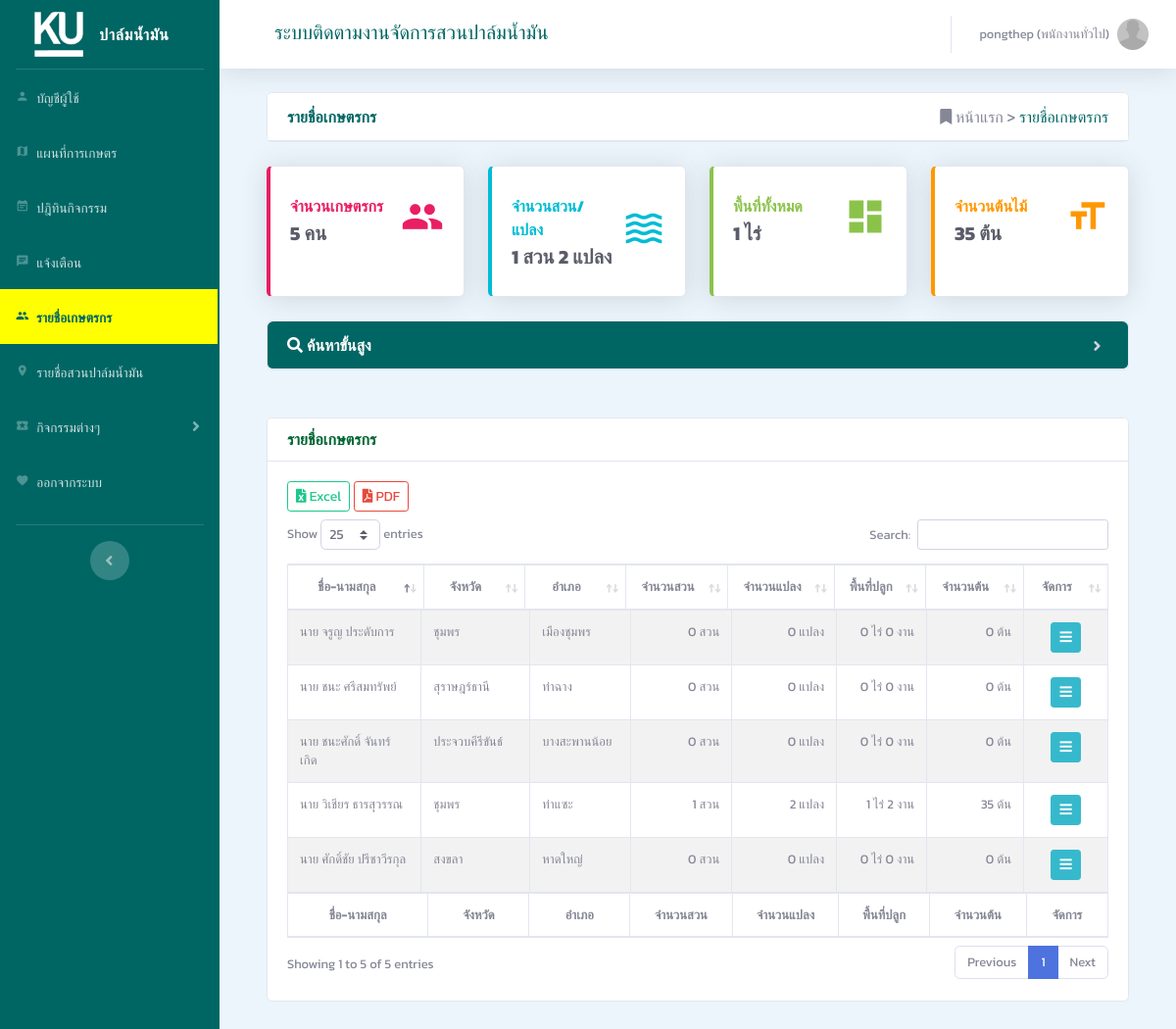
Screenshot of /view/FarmerList/FarmerList.php (signed in) with the database file from the repository.
### view/FarmerList/FarmerList.php (the view, shortened to what the rows shown need)
<?php include_once("../layout/LayoutHeader.php"); ?>
<link rel="stylesheet" href="https://cdnjs.cloudflare.com/ajax/libs/bootstrap-sweetalert/1.0.1/sweetalert.css">
<?php
include_once("../../dbConnect.php");
?>
<div class="container">
    <div class="row mt-4">
            <div class="col-xl-12 col-12">
                <div class="card">
                    <div class="card-body">
                        <div class="table-responsive">
                            <table id= table class="table table-bordered table-striped table-hover table-data" width="100%">
                                <thead>
                                    <tr>
                                        <th>ชื่อ-นามสกุล</th>
                                        <th>จังหวัด</th>
                                        <th>อำเภอ</th>
                                        <th>จำนวนสวน</th>
                                        <th>จำนวนแปลง</th>
                                        <th>พื้นที่ปลูก</th>
                                        <th>จำนวนต้น</th>
                                        <th>จัดการ</th>
                                    </tr>
                                </thead>
                                <tfoot>
                                    <tr>
                                        <th>ชื่อ-นามสกุล</th>
                                        <th>จังหวัด</th>
                                        <th>อำเภอ</th>
                                        <th>จำนวนสวน</th>
                                        <th>จำนวนแปลง</th>
                                        <th>พื้นที่ปลูก</th>
                                        <th>จำนวนต้น</th>
                                        <th>จัดการ</th>
                                    </tr>
                                </tfoot>
                                <?php
                                $sql = "SELECT `UFID`,`FirstName`,`LastName`,`Distrinct`,`Province`,
                                `dim-user`.`FullName`, `dim-user`.`ID` AS dimFID
                                    FROM `db-farmer`
                                    JOIN `dim-user` ON `dim-user`.`dbID`=`db-farmer`.`UFID`
                                    JOIN `db-subdistrinct` ON `db-subdistrinct`.`AD3ID` = `db-farmer`.`AD3ID`
                                    JOIN `db-distrinct` ON `db-distrinct`.`AD2ID` = `db-subdistrinct`.`AD2ID`
                                    JOIN `db-province` ON `db-province`.`AD1ID` = `db-distrinct`.`AD1ID`
                                    WHERE `dim-user`.`Type`='F' ";
                                $sql = $sql." ORDER BY  `dim-user`.`FullName`";
                                $myConDB = connectDB();
                                $result = $myConDB->prepare($sql);
                                $result->execute();
                                $numFermer=0;
                                foreach($result as $tmp => $tmpDATA){
                                    if($tmpDATA['UFID']>0){
                                        $FARMER[$numFermer]['dbID']    =$tmpDATA['UFID'];
                                        $FARMER[$numFermer]['dimID']    = $tmpDATA['dimFID'];
                                        $FARMER[$numFermer]['FullName']    = $tmpDATA['FullName'];
                                        $FARMER[$numFermer]['Province']    = $tmpDATA['Province'];
                                        $FARMER[$numFermer]['Distrinct']    = $tmpDATA['Distrinct'];
                                        $FARMER[$numFermer]['numFarm']    = 0;
                                        $FARMER[$numFermer]['numSubFarm']    = 0;
                                        $FARMER[$numFermer]['numTree']    = 0;
                                        $FARMER[$numFermer]['numArea1']    = 0;
                                        $FARMER[$numFermer]['numArea2']    = 0;
                                        $fermerINDEX[$tmpDATA['dimFID']]   = $numFermer;
                                        $numFermer++;
                                    }
                                }
                                $sql1 = "SELECT `DIMownerID`, `DIMfarmID`, `NumSubFarm`,
                                `NumTree`,`AreaRai`, `AreaNgan`
                                FROM `log-farm`
                                WHERE `DIMSubfID` IS NULL AND `EndT` IS NULL";
                                $myConDB = connectDB();
                                $result1 = $myConDB->prepare($sql1);
                                $result1->execute();
                                foreach($result1 as $tmp => $tmpDATA){
                                    $tmpID = $fermerINDEX[$tmpDATA['DIMownerID']];
                                    if($tmpID>=0){
                                        $FARMER[$tmpID]['numFarm']++;
                                        $FARMER[$tmpID]['numSubFarm']   += $tmpDATA['NumSubFarm'];
                                        $FARMER[$tmpID]['numTree']      += $tmpDATA['NumTree'];
                                        $FARMER[$tmpID]['numArea1']     += $tmpDATA['AreaRai'];
                                        $FARMER[$tmpID]['numArea2']     += $tmpDATA['AreaNgan'];
                                    }
                                }
                                ?>
                                <tbody>
                                <?php
                                for($i=0;$i<$numFermer;$i++) {
                                ?>
                                    <tr>
                                        <td><?php echo $FARMER[$i]['FullName']; ?></td>
                                        <td><?php echo $FARMER[$i]["Province"] ?></td>
                                        <td><?php echo $FARMER[$i]["Distrinct"] ?></td>
                                        <td class = "text-right"><?php echo $FARMER[$i]['numFarm']; ?> สวน</td>
                                        <td class = "text-right"><?php echo $FARMER[$i]['numSubFarm']; ;?> แปลง</td>
                                        <td class = "text-right"><?php echo $FARMER[$i]['numArea1']; ?> ไร่ <?php echo $FARMER[$i]['numArea2']; ?> งาน</td>
                                        <td class = "text-right"><?php echo $FARMER[$i]['numTree']; ?> ต้น</td>
                                        <td style="text-align:center;">
                                            <a href='FarmerListDetail.php?farmerID=<?php echo $FARMER[$i]['dbID'];?>'>
                                            <button type='button' id='btn_info'
                                                class="btn btn-info btn-sm btn_edit tt"
                                                data-toggle="tooltip" title="รายละเอียดข้อมูลเกษตรกร" >
                                                <i class='fas fa-bars'></i>
                                            </button>
                                            </a>
                                        </td>
                                    </tr>
                                <?php
                                }
                                ?>
                                </tbody>
                            </table>
                        </div>
                    </div>
                </div>
            </div>
        </div>
</div>
<?php include_once("../layout/LayoutFooter.php"); ?>

### view/layout/LayoutHeader.php (shortened to what the rows shown need)
<!DOCTYPE html>
<html lang="en" style="overflow-y: hidden;">
<?php
include_once("../../dbConnect.php");
UpdateLogLogin();
IsBlock();
$USER = $_SESSION[md5('user')];
$iconpic = $USER[1]['Icon'];
$userId = $USER[1]['UID'];
if ($iconpic != "default.jpg") {
  $userIdicon = $USER[1]['UID'];
} else {
  $userIdicon = '0';
}
$sql = "SELECT * FROM `db-user` WHERE `UID` = '" . $userId . "'";
$DATA = selectData($sql);
$DATAUSER = $_SESSION[md5('user')];
$sql = "SELECT * FROM `user-type` WHERE UTID = " . $idUT;
$DATATPYEUSER = selectData($sql);
$sql = "SELECT * FROM `user-type` ORDER BY UTID";
$DATATPYE = selectData($sql);
?>
<head>
  <?php include_once("MainCSS.php"); ?>
</head>
<body id="page-top">
  <div id="wrapper">
    <div id="content-wrapper" class="d-flex flex-column">
      <div id="content" style="background-color: #EBF5FB;">
        <nav class="navbar navbar-expand navbar-light bg-white topbar static-top shadow">
          <ul class="navbar-nav ml-auto">
            <li class="nav-item dropdown no-arrow">
              <a class="nav-link dropdown-toggle" href="#" id="userDropdown" role="button" data-toggle="dropdown" aria-haspopup="true" aria-expanded="false">
                <span class="mr-2 d-none d-lg-inline text-gray-600 small"><?php echo $DATAUSER[1]['UserName'] . " (" . $DATATPYEUSER[1]['UTName'] . ")"; ?></span>
                <img class="img-radius img-profile" src="../../icon/user/<?php echo $userIdicon; ?>/<?php echo $iconpic; ?>" />
              </a>
            </li>
          </ul>
        </nav>
        <div class="container-fluid" style="overflow-y:scroll; max-height:100vh; padding-top: 1.5rem!important; padding-bottom: 6.5rem!important;">

### rows the page displays
db-user: UserName "pongthep", Icon (placeholder picture)
user-type: UTName "พนักงานทั่วไป"
dim-user: FullName "นาย จรูญ ประดับการ"
db-province: Province "ชุมพร"
db-distrinct: Distrinct "เมืองชุมพร"
dim-user: FullName "นาย ชนะ ศรีสมทรัพย์"
db-province: Province "สุราษฎร์ธานี"
db-distrinct: Distrinct "ท่าฉาง"
dim-user: FullName "นาย ชนะศักดิ์ จันทร์เกิด"
db-province: Province "ประจวบคีรีขันธ์"
db-distrinct: Distrinct "บางสะพานน้อย"
db-farmer: dim-user.FullName "นาย วิเชียร ธารสุวรรณ", db-province.Province "ชุมพร", db-distrinct.Distrinct "ท่าแซะ", UFID "1", numSubFarm "2", numArea2 "2", numTree "35"
dim-user: FullName "นาย ศักดิ์ชัย ปรีชาวีรกุล"
db-province: Province "สงขลา"
db-distrinct: Distrinct "หาดใหญ่"

### other values shown
$DATA[$i]['wm-name'] "บัญชีผู้ใช้"
$DATA[$i]['wm-name'] "แผนที่การเกษตร"
$DATA[$i]['wm-name'] "ปฎิทินกิจกรรม"
$DATA[$i]['wm-name'] "แจ้งเตือน"
$DATA[$i]['wm-name'] "รายชื่อเกษตรกร"
$DATA[$i]['wm-name'] "รายชื่อสวนปาล์มน้ำมัน"
$DATA[$i]['wm-name'] "กิจกรรมต่างๆ"
$DATA[$i]['wm-name'] "ออกจากระบบ"
$row["c"] "5"
$row1["f"] "1"
$row["sf"] "2"
$row["r"] "1"
$row["sumTree"] "35"
$FARMER[$i]['numFarm'] "0"
$FARMER[$i]['numSubFarm'] "0"
